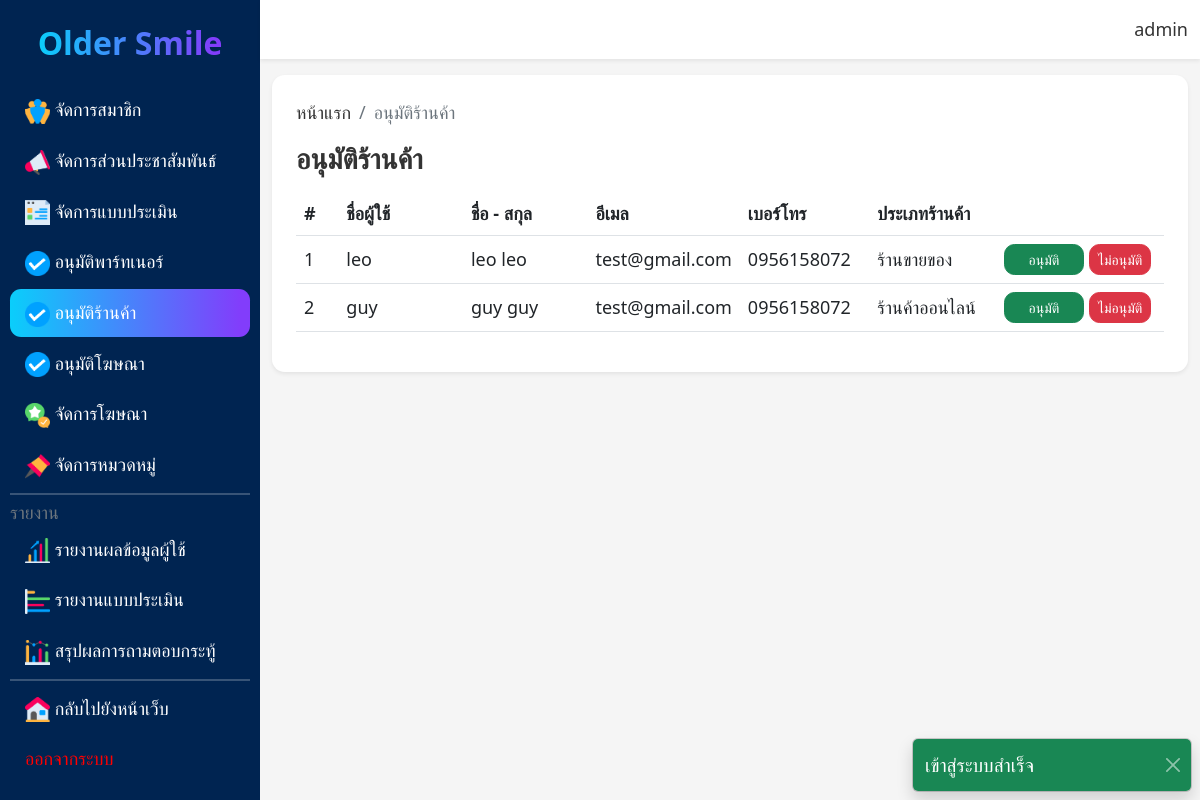
Screenshot of /admin/mar_mng.php (signed in) with the database file from the repository.
### tables this page shows
CREATE TABLE `market` (
  `mar_id` int(11) NOT NULL,
  `user_id` int(11) NOT NULL,
  `mar_name` varchar(255) NOT NULL,
  `mar_fname` varchar(255) NOT NULL,
  `mar_email` varchar(60) NOT NULL,
  `mar_tel` varchar(13) NOT NULL,
  `mar_address` text NOT NULL,
  `mar_type` varchar(60) NOT NULL,
  `mar_status` int(1) NOT NULL
);

CREATE TABLE `user` (
  `user_id` int(11) NOT NULL,
  `user_name` varchar(255) NOT NULL,
  `user_dob` varchar(20) NOT NULL,
  `user_gender` varchar(10) NOT NULL,
  `user_tel` varchar(13) NOT NULL,
  `user_role` varchar(10) NOT NULL,
  `user_pass` varchar(60) NOT NULL,
  `user_wallet` decimal(8,2) NOT NULL,
  `user_image` varchar(60) NOT NULL
);

### admin/mar_mng.php (the view, shortened to what this page needs)
<?php
include('../conn.php');
$sql = "SELECT * FROM market LEFT JOIN user ON market.user_id = user.user_id WHERE mar_status = 0";
$query = mysqli_query($conn,$sql);
?>
<!DOCTYPE html>
<html lang="en">
<head>
    <link rel="stylesheet" href="../boostrap/bootstrap.min.css">
    <link rel="stylesheet" href="../css/admin.css">
    <link rel="stylesheet" href="../css/base.css">
</head>
<body>
    <?php include('component/alert.php');?>
    <main class="main d-flex">
        <?php include('component/sidebar.php');?>
        <div class="content">
            <?php include('component/navbar.php');?>
            <div class="content-body">
                <div class="container-fluid mt-3 pb-5">
                    <div class="p-4 rounded-4 shadow-sm bg-white">
                        <ol class="breadcrumb">
                            <li class="breadcrumb-item"><a href="../index.php">หน้าแรก</a></li>
                            <li class="breadcrumb-item active">อนุมัติร้านค้า</li>
                        </ol>
                        <div class="d-flex justify-content-between">
                            <h3>อนุมัติร้านค้า</h3>
                        </div>
                        <div class="table-responsive mt-3">
                            <table class="table table-hover align-middle">
                                <thead>
                                    <tr>
                                        <th style="width: 5%;">#</th>
                                        <th style="width: 15%;">ชื่อผู้ใช้</th>
                                        <th style="width: 15%;">ชื่อ - สกุล</th>
                                        <th style="width: 15%;">อีเมล</th>
                                        <th style="width: 15%;">เบอร์โทร</th>
                                        <th style="width: 15%;">ประเภทร้านค้า</th>
                                        <th style="width: 20%;"></th>
                                    </tr>
                                </thead>
                                <tbody>
                                    <?php foreach($query as $i => $row):?>
                                    <tr>
                                        <td><?php echo $i+1;?></td>
                                        <td><?php echo $row['user_name'];?></td>
                                        <td><?php echo $row['mar_fname'];?></td>
                                        <td><?php echo $row['mar_email'];?></td>
                                        <td><?php echo $row['mar_tel'];?></td>
                                        <td><?php echo $row['mar_type'];?></td>
                                        <td>
                                            <a href="mar_proc/mar_allow_proc.php?id=<?php echo $row['user_id'];?>" class="btn btn-success px-4 btn-sm">อนุมัติ</a>
                                            <a href="mar_proc/mar_cancel_proc.php?id=<?php echo $row['mar_id'];?>" onclick="return confirm('คุณแน่ใจ หรือไม่ ว่าจะไม่อนุมัติ')" class="btn btn-danger btn-sm">ไม่อนุมัติ</a>
                                        </td>
                                    </tr>
                                    <?php endforeach;?>
                                </tbody>
                            </table>
                        </div>
                    </div>
                </div>
            </div>
        </div>
    </main>
</body>
</html>

### css/admin.css (style rules this page uses)
.content { width: 100%; }
body { overflow: hidden; }
.content-body { width: 100%; overflow: auto; max-height: 100vh; }

### css/base.css (style rules this page uses)
body { background-color: #f5f5f5!important; font-family: system-ui, -apple-system, BlinkMacSystemFont, 'Segoe UI', Roboto, Oxygen, Ubuntu, Cantarell, 'Open Sans', 'Helvetica Neue', sans-serif!important; font-size: 18px!important; font-weight: 500!important; margin: 0!important; padding: 0!important; }
h1,h2,h3,h4,h5,h6,a,p { color: #333!important; text-decoration: none!important; margin: 0!important; }
h1,h2,h3,h4,h5,h6 { font-weight: 600!important; }
.rounded-4 { border-radius: 0.8rem!important; }
.btn, .form-control, .form-select, .form-control-plaintext { border-radius: 0.65rem!important; }
.btn-success, .btn-danger, .btn-secondary, .btn-info { color: #fff!important; }

### rows the page displays
market: user.user_name "leo", mar_fname "leo leo", mar_email "test@gmail.com", mar_tel "0956158072", mar_type "ร้านขายของ"
market: user.user_name "guy", mar_fname "guy guy", mar_email "test@gmail.com", mar_tel "0956158072", mar_type "ร้านค้าออนไลน์"

### other values shown
$_SESSION['succ'] "เข้าสู่ระบบสำเร็จ"
$_SESSION['my_name'] "admin"
